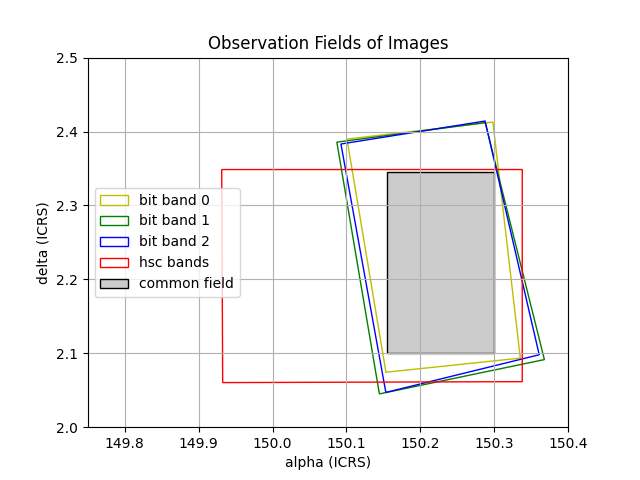

Generate this figure with Python:
import numpy as np
import matplotlib.pyplot as plt
from matplotlib.patches import Polygon


b0_tl = (150.3351495, 2.0934521)
b0_tr = (150.2980656, 2.4127832)
b0_bl = (150.1533485, 2.0743552)
b0_br = (150.1006952, 2.3897640)

b1_tl = (150.3677376, 2.0914540)
b1_tr = (150.2877092, 2.4121069)
b1_bl = (150.1445241, 2.0450391)
b1_br = (150.0869719, 2.3856112)

b2_tl = (150.3607400, 2.0979915)
b2_tr = (150.2874751, 2.4141759)
b2_bl = (150.1532408, 2.0470617)
b2_br = (150.0925110, 2.3830881)

hsc_tl = (150.3377872, 2.3485827)
hsc_tr = (149.9312159, 2.3485497)
hsc_bl = (150.3377697, 2.0616111)
hsc_br = (149.9325211, 2.0603402)

com_tl = (150.155, 2.345)
com_tr = (150.300, 2.345)
com_br = (150.300, 2.100)
com_bl = (150.155, 2.100)

b0_gon = Polygon([b0_tl, b0_tr, b0_br, b0_bl], closed=True, edgecolor='y',facecolor='none', label='bit band 0')
b1_gon = Polygon([b1_tl, b1_tr, b1_br, b1_bl], closed=True, edgecolor='g',facecolor='none', label = 'bit band 1')
b2_gon = Polygon([b2_tl, b2_tr, b2_br, b2_bl], closed=True,edgecolor='b', facecolor='none', label = 'bit band 2')
hsc_gon = Polygon([hsc_tl, hsc_tr, hsc_br, hsc_bl], closed=True, edgecolor='r',facecolor='none', label= 'hsc bands')
com_gon = Polygon([com_tl, com_tr, com_br, com_bl], closed=True, edgecolor='k', facecolor='0.8', label = 'common field')

fig,ax = plt.subplots()
ax.add_patch(b0_gon)
ax.add_patch(b1_gon)
ax.add_patch(b2_gon)
ax.add_patch(hsc_gon)
ax.add_patch(com_gon)
ax.legend()

ax.set_xlim(149.75, 150.4)
ax.set_ylim(2,2.5)
plt.gca().set_aspect('equal', adjustable='box')
plt.xlabel('alpha (ICRS)')
plt.ylabel('delta (ICRS)')
plt.title('Observation Fields of Images')
plt.grid(True)
plt.savefig('common_box.png')



